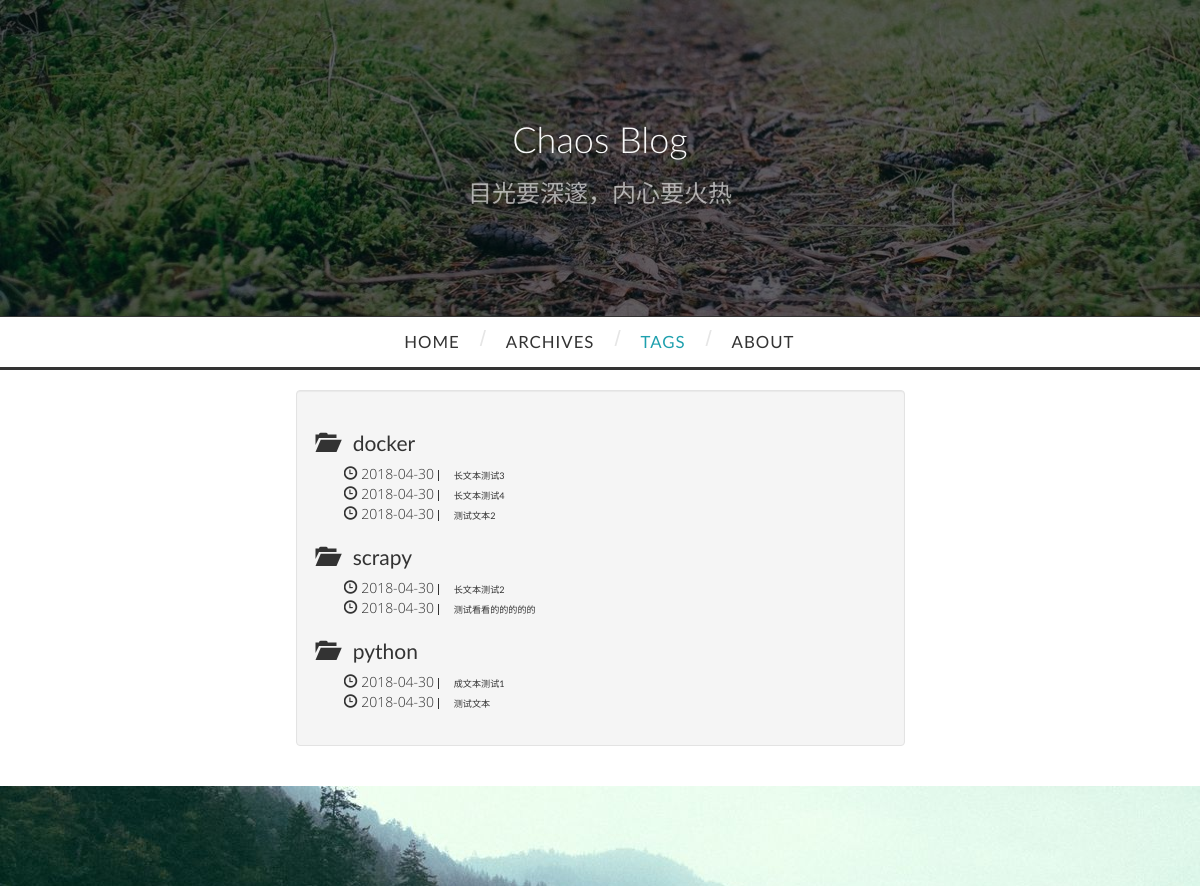
The app's page /tags, older data.
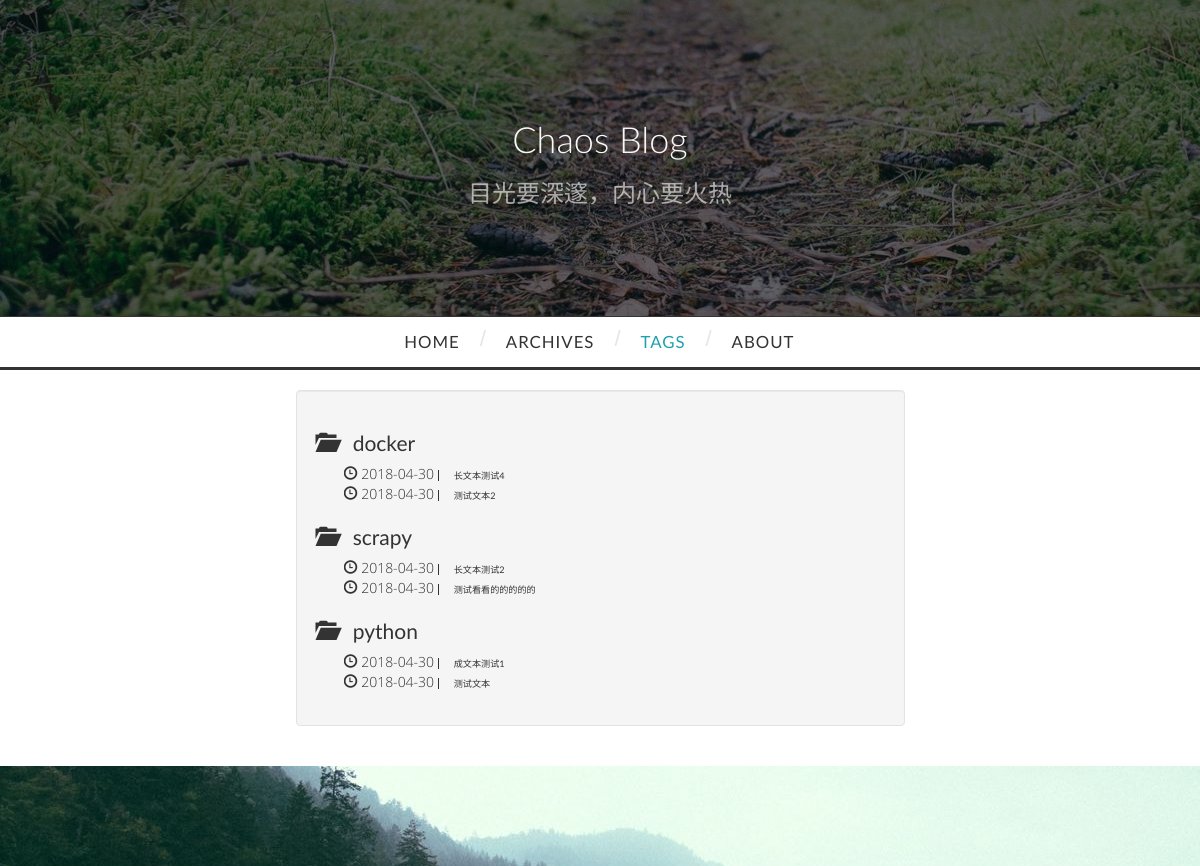
The same page, newer data.
### models/tags.py (models this page shows, shortened)
class Tags(db.Model):
	__tablename__ = 'tags'
	id = db.Column(db.Integer, primary_key=True)
	tag_name = db.Column(db.String(20))
	topic = db.relationship(
		'Topics',
		backref='tag',
		lazy='dynamic',
	)

### models/topic.py (models this page shows, shortened)
class Topics(db.Model):
	__tablename__ = 'topics'
	title = db.Column(db.String(50))
	id = db.Column(db.Integer, primary_key=True)
	content = db.Column(db.Text)
	author_id = db.Column(db.Integer)
	tag_id = db.Column(db.Integer, db.ForeignKey('tags.id'))
	pic_url = db.Column(db.String(200))
	createTime = db.Column(db.DateTime)

### view_fun/index.py (the view)
@index_blueprint.route('/tags',methods=['GET'])
def tags():
	tag = Tags()
	tagList = tag.query.all()
	return render_template('index/tags.html', tagList=tagList)

### app.py (called while the page is built)
def createApp():
	app = Flask(__name__)
	sysstr = platform.system()
	if sysstr == 'Linux':
		app.config.from_object(ProdConfig)
	else:
		app.config.from_object(DevConfig)
	Bootstrap(app)
	db.init_app(app)
	ckeditor.init_app(app)
	login_opt.init_app(app)
	app.register_blueprint(index)
	app.register_blueprint(admin)
	@app.before_request
	def create_data():
		db.create_all()
	if not app.debug:
		import logging
		from logging.handlers import RotatingFileHandler
		fileHandler = RotatingFileHandler('logfile/Myblog.log', mode='a', maxBytes=1*1024*1024, backupCount=10)
		formatStr = '%(asctime)s %(levelname)s: %(message)s [%(pathname)s:%(lineno)d]'
		logFormate = logging.Formatter(formatStr)
		fileHandler.setFormatter(logFormate)
		app.logger.setLevel(logging.INFO)
		fileHandler.setLevel(logging.INFO)
		app.logger.addHandler(fileHandler)
		app.logger.info('Myblog startup')
	return app

### templates/index/tags.html
{% extends "base.html" %}
{% block page_content %}
	{{super()}}
<section id="main">
  <div class="archives-wrap" style="margin: 0px;">
    <div class="row">
        <div class="archives-wrap well">
          {% for i in tagList %}
        <div class="archive-year-wrap" id="Hexo">
          <h1>
            <span class="glyphicon glyphicon-folder-open"></span>
            &nbsp&nbsp{{i.tag_name}}
          </h1>
          {% if i.topic.all() %}
            {% for t in i.topic.all() %}
            <div class="archives">
              <article class="archive-article archive-type-post">
                <div class="archive-article-inner">
                  <header class="archive-article-header">
                    <span>
                    <span class="glyphicon glyphicon-time"></span>
                    <span>{{t.createTime.strftime('%Y-%m-%d')}}</span>
                    </span>
                    <a class="archive-article-title" href="{{url_for('index.detail', topicId=t.id)}}">{{t.title}}</a>
                  </header>
                </div>
              </article>
            </div>
            {% endfor %}
          {% endif %}
      {% endfor %}
      </div>
   </section>
{% endblock %}

Row changes from the older to the newer data that the page shows:
removed Topics: createTime "2018-04-30", title "长文本测试3", shown under Tags "docker"
